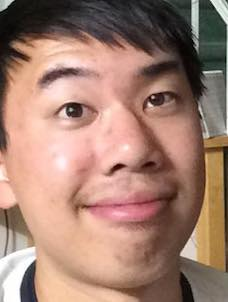
#> input picture Project_2/blending/face.jpg, 228 x 302 px
$ python example.py
#> lines starting #> are read from the running program, lines starting #| are printed output that depends on the picture
### Project_2/blending/roipoly.py
'''Draw polygon regions of interest (ROIs) in matplotlib images,
similar to Matlab's roipoly function.
See the file example.py for an application.
Created by Joerg Doepfert 2014 based on code posted by Daniel
Kornhauser.
'''

import numpy as np
import sys
import matplotlib.pyplot as plt
import matplotlib.path as mplPath


class roipoly:
    def __init__(self, fig=[], ax=[], roicolor='b'):
        if fig == []:
            fig = plt.gcf()

        if ax == []:
            ax = plt.gca()

        self.previous_point = []
        self.allxpoints = []
        self.allypoints = []
        self.start_point = []
        self.end_point = []
        self.line = None
        self.roicolor = roicolor
        self.fig = fig
        self.ax = ax
        # self.fig.canvas.draw()

        self.__ID1 = self.fig.canvas.mpl_connect(
            'motion_notify_event', self.__motion_notify_callback)
        self.__ID2 = self.fig.canvas.mpl_connect(
            'button_press_event', self.__button_press_callback)

        if sys.flags.interactive:
            plt.show(block=False)
        else:
            plt.show()

    # [15 lines left out: function getMask, not called in this run]

    def displayROI(self, **linekwargs):
        l = plt.Line2D(self.allxpoints +
                       [self.allxpoints[0]],
                       self.allypoints +
                       [self.allypoints[0]],
                       color=self.roicolor, **linekwargs)
        ax = plt.gca()
        ax.add_line(l)
        plt.draw()

    # [65 lines left out: functions displayMean, __motion_notify_callback, __button_press_callback, not called in this run]

### Project_2/blending/example.py
import pylab as pl
from PIL import Image
from matplotlib import pyplot as plt
from roipoly import roipoly
import numpy as np

# create image
img = np.asarray(Image.open("face.jpg"))
#> img is the input picture: shape (302, 228, 3); mean R, G, B 162.2, 127.3, 112.6

# show the image
pl.imshow(img, interpolation='nearest', cmap="Greys")
pl.colorbar()
pl.title("left click: line segment         right click: close region")

# let user draw first ROI
ROI1 = roipoly(roicolor='r') #let user draw first ROI
#> in __init__, `plt.show()`:
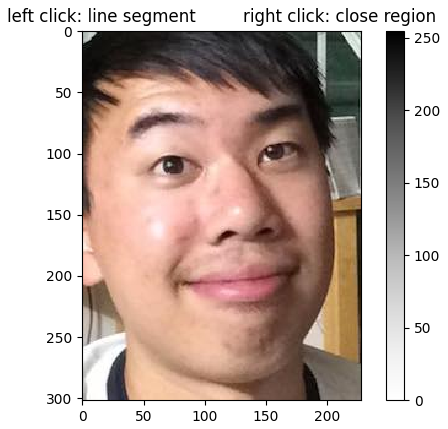
#> figure drawn by matplotlib, 2 panels

# show the image with the first ROI
pl.imshow(img, interpolation='nearest', cmap="Greys")
pl.colorbar()
#> (the run stopped early here; a loop or call above may not have finished)

$ run again, with Project_2/blending/assassin.jpg copied over Project_2/blending/face.jpg
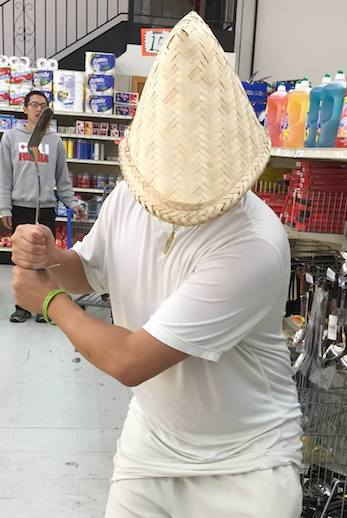
#> input picture Project_2/blending/assassin.jpg, 347 x 518 px
#> img is the input picture: shape (518, 347, 3); mean R, G, B 173.5, 164.1, 155.5
#> in __init__, `plt.show()`:
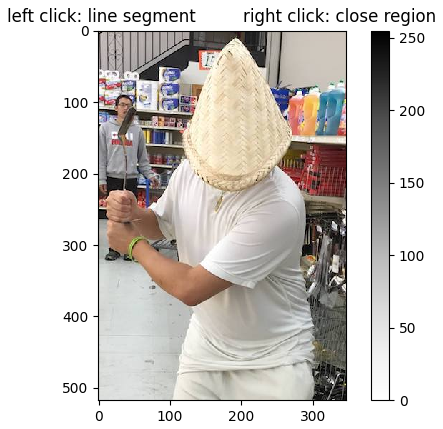
#> figure drawn by matplotlib, 2 panels
